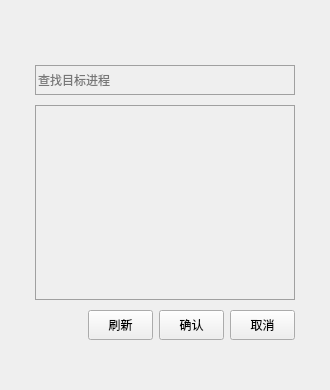
<?xml version="1.0" encoding="UTF-8"?>
<ui version="4.0">
 <class>ProcessFinder</class>
 <widget class="QDialog" name="ProcessFinder">
  <property name="geometry">
   <rect>
    <x>0</x>
    <y>0</y>
    <width>330</width>
    <height>390</height>
   </rect>
  </property>
  <property name="windowTitle">
   <string>ProcessFinder</string>
  </property>
  <property name="styleSheet">
   <string notr="true">QScrollArea {
	border:none;
	background:transparent;
}

QScrollBar:vertical {
	background:transparent;
	padding:0px;
	width:10px;
}

QScrollBar::handle:vertical{
	background:rgba(0,0,0,35);
	border-radius:5px;
	min-height:30px;
}

QScrollBar::handle:vertical:hover,QScrollBar::handle:vertical:pressed {
	background:rgba(0,0,0,75);
}

QScrollBar::add-page:vertical,QScrollBar::sub-page:vertical {
	background:none;
}

QScrollBar::add-line:vertical,QScrollBar::sub-line:vertical {
	background:none;
}

QRadioButton
{
    spacing: 5px;
	font-size:15px;
}

QRadioButton::indicator
{
    width: 16px;
    height: 16px;
}

QRadioButton::indicator:unchecked
{
	image: url(:/AnimismAI/Resource/checkbox-unchecked.png);
}

QRadioButton::indicator:checked
{
	image: url(:/AnimismAI/Resource/checkbox-indeterminate.png);
}

QCheckBox
{
    spacing: 5px;
	font-size:15px;
}

QCheckBox::indicator
{
    width: 16px;
    height: 16px;
}

QCheckBox::indicator:unchecked
{
	image: url(:/AnimismAI/Resource/checkbox-unchecked.png);
}

QCheckBox::indicator:checked
{
	image: url(:/AnimismAI/Resource/checkbox-checked.png);
}

QSpinBox
{
	font-size: 13px;
	border: 1px solid rgb(160,160,160);
	background-color: transparent;
	padding-left: 5px;
	padding-right: 5px;
}

QTextEdit
{
	font-size: 12px;
	border: 1px solid rgb(160,160,160);
	background-color: transparent;
}

QListWidget
{
	font-size: 12px;
	border: 1px solid rgb(160,160,160);
	background-color: transparent;
}

QLineEdit
{
	font-size: 12px;
	border: 1px solid rgb(160,160,160);
	background-color: transparent;
}

QTreeWidget
{
	font-size: 12px;
	border: 1px solid rgb(160,160,160);
	background-color: transparent;
}

QTreeWidget::item 
{
    spacing: 5px;
	font-size:15px;
}

QTreeWidget::indicator
{
    width: 16px;
    height: 16px;
}

QTreeWidget::indicator:unchecked
{
	image: url(:/AnimismAI/Resource/checkbox-unchecked.png);
}

QTreeWidget::indicator:checked
{
	image: url(:/AnimismAI/Resource/checkbox-checked.png);
}

QTreeWidget::indicator:indeterminate
{
	image: url(:/AnimismAI/Resource/checkbox-indeterminate.png);
}

QListWidget
{
	font-size: 12px;
	border: 1px solid rgb(160,160,160);
	background-color: transparent;
}

QLineEdit
{
	font-size: 12px;
	border: 1px solid rgb(160,160,160);
	background-color: transparent;
}

QPushButton{font-size:12px;}</string>
  </property>
  <layout class="QGridLayout" name="gridLayout">
   <property name="leftMargin">
    <number>15</number>
   </property>
   <property name="topMargin">
    <number>15</number>
   </property>
   <property name="rightMargin">
    <number>15</number>
   </property>
   <property name="bottomMargin">
    <number>15</number>
   </property>
   <property name="spacing">
    <number>0</number>
   </property>
   <item row="0" column="0">
    <widget class="QWidget" name="widget_frame" native="true">
     <property name="minimumSize">
      <size>
       <width>300</width>
       <height>360</height>
      </size>
     </property>
     <property name="maximumSize">
      <size>
       <width>300</width>
       <height>360</height>
      </size>
     </property>
     <layout class="QVBoxLayout" name="verticalLayout">
      <property name="spacing">
       <number>0</number>
      </property>
      <property name="leftMargin">
       <number>0</number>
      </property>
      <property name="topMargin">
       <number>0</number>
      </property>
      <property name="rightMargin">
       <number>0</number>
      </property>
      <property name="bottomMargin">
       <number>0</number>
      </property>
      <item>
       <widget class="QWidget" name="widget_app_head" native="true">
        <property name="minimumSize">
         <size>
          <width>0</width>
          <height>50</height>
         </size>
        </property>
        <property name="maximumSize">
         <size>
          <width>16777215</width>
          <height>50</height>
         </size>
        </property>
        <property name="styleSheet">
         <string notr="true"/>
        </property>
        <layout class="QHBoxLayout" name="horizontalLayout">
         <property name="spacing">
          <number>5</number>
         </property>
         <property name="leftMargin">
          <number>10</number>
         </property>
         <property name="topMargin">
          <number>0</number>
         </property>
         <property name="rightMargin">
          <number>7</number>
         </property>
         <property name="bottomMargin">
          <number>0</number>
         </property>
         <item>
          <widget class="QWidget" name="widget_app_icon" native="true">
           <property name="minimumSize">
            <size>
             <width>32</width>
             <height>32</height>
            </size>
           </property>
           <property name="maximumSize">
            <size>
             <width>32</width>
             <height>32</height>
            </size>
           </property>
          </widget>
         </item>
         <item>
          <spacer name="horizontalSpacer">
           <property name="orientation">
            <enum>Qt::Horizontal</enum>
           </property>
           <property name="sizeHint" stdset="0">
            <size>
             <width>727</width>
             <height>20</height>
            </size>
           </property>
          </spacer>
         </item>
         <item>
          <widget class="WinButton" name="pushButton_app_close">
           <property name="minimumSize">
            <size>
             <width>36</width>
             <height>36</height>
            </size>
           </property>
           <property name="maximumSize">
            <size>
             <width>36</width>
             <height>36</height>
            </size>
           </property>
           <property name="cursor">
            <cursorShape>PointingHandCursor</cursorShape>
           </property>
           <property name="focusPolicy">
            <enum>Qt::ClickFocus</enum>
           </property>
           <property name="toolTip">
            <string>关闭</string>
           </property>
           <property name="styleSheet">
            <string notr="true"/>
           </property>
           <property name="text">
            <string/>
           </property>
           <property name="flat">
            <bool>true</bool>
           </property>
          </widget>
         </item>
        </layout>
       </widget>
      </item>
      <item>
       <widget class="QWidget" name="widget_container" native="true">
        <property name="minimumSize">
         <size>
          <width>0</width>
          <height>0</height>
         </size>
        </property>
        <property name="styleSheet">
         <string notr="true"/>
        </property>
        <layout class="QVBoxLayout" name="verticalLayout_2">
         <property name="spacing">
          <number>10</number>
         </property>
         <property name="leftMargin">
          <number>20</number>
         </property>
         <property name="topMargin">
          <number>0</number>
         </property>
         <property name="rightMargin">
          <number>20</number>
         </property>
         <property name="bottomMargin">
          <number>0</number>
         </property>
         <item>
          <widget class="QLineEdit" name="lineEdit_find">
           <property name="minimumSize">
            <size>
             <width>0</width>
             <height>30</height>
            </size>
           </property>
           <property name="maximumSize">
            <size>
             <width>16777215</width>
             <height>30</height>
            </size>
           </property>
           <property name="font">
            <font>
             <family>Microsoft YaHei</family>
             <pointsize>-1</pointsize>
            </font>
           </property>
           <property name="focusPolicy">
            <enum>Qt::StrongFocus</enum>
           </property>
           <property name="frame">
            <bool>false</bool>
           </property>
           <property name="placeholderText">
            <string>查找目标进程</string>
           </property>
           <property name="clearButtonEnabled">
            <bool>true</bool>
           </property>
          </widget>
         </item>
         <item>
          <widget class="QListWidget" name="listWidget_proc">
           <property name="font">
            <font>
             <family>Microsoft YaHei</family>
             <pointsize>-1</pointsize>
            </font>
           </property>
           <property name="horizontalScrollBarPolicy">
            <enum>Qt::ScrollBarAlwaysOff</enum>
           </property>
           <property name="editTriggers">
            <set>QAbstractItemView::NoEditTriggers</set>
           </property>
           <property name="selectionBehavior">
            <enum>QAbstractItemView::SelectRows</enum>
           </property>
           <property name="verticalScrollMode">
            <enum>QAbstractItemView::ScrollPerPixel</enum>
           </property>
           <property name="horizontalScrollMode">
            <enum>QAbstractItemView::ScrollPerPixel</enum>
           </property>
          </widget>
         </item>
         <item>
          <layout class="QHBoxLayout" name="horizontalLayout_2">
           <item>
            <spacer name="horizontalSpacer_3">
             <property name="orientation">
              <enum>Qt::Horizontal</enum>
             </property>
             <property name="sizeHint" stdset="0">
              <size>
               <width>178</width>
               <height>20</height>
              </size>
             </property>
            </spacer>
           </item>
           <item>
            <widget class="IconButton" name="pushButton_refresh">
             <property name="minimumSize">
              <size>
               <width>65</width>
               <height>30</height>
              </size>
             </property>
             <property name="maximumSize">
              <size>
               <width>65</width>
               <height>30</height>
              </size>
             </property>
             <property name="font">
              <font>
               <family>Microsoft YaHei</family>
               <pointsize>-1</pointsize>
              </font>
             </property>
             <property name="cursor">
              <cursorShape>PointingHandCursor</cursorShape>
             </property>
             <property name="styleSheet">
              <string notr="true"/>
             </property>
             <property name="text">
              <string>刷新</string>
             </property>
            </widget>
           </item>
           <item>
            <widget class="IconButton" name="pushButton_submit">
             <property name="minimumSize">
              <size>
               <width>65</width>
               <height>30</height>
              </size>
             </property>
             <property name="maximumSize">
              <size>
               <width>65</width>
               <height>30</height>
              </size>
             </property>
             <property name="font">
              <font>
               <family>Microsoft YaHei</family>
               <pointsize>-1</pointsize>
              </font>
             </property>
             <property name="cursor">
              <cursorShape>PointingHandCursor</cursorShape>
             </property>
             <property name="styleSheet">
              <string notr="true"/>
             </property>
             <property name="text">
              <string>确认</string>
             </property>
            </widget>
           </item>
           <item>
            <widget class="IconButton" name="pushButton_cancel">
             <property name="minimumSize">
              <size>
               <width>65</width>
               <height>30</height>
              </size>
             </property>
             <property name="maximumSize">
              <size>
               <width>65</width>
               <height>30</height>
              </size>
             </property>
             <property name="font">
              <font>
               <family>Microsoft YaHei</family>
               <pointsize>-1</pointsize>
              </font>
             </property>
             <property name="cursor">
              <cursorShape>PointingHandCursor</cursorShape>
             </property>
             <property name="styleSheet">
              <string notr="true"/>
             </property>
             <property name="text">
              <string>取消</string>
             </property>
            </widget>
           </item>
          </layout>
         </item>
        </layout>
       </widget>
      </item>
      <item>
       <widget class="StatusBar" name="widget_app_status" native="true">
        <property name="minimumSize">
         <size>
          <width>0</width>
          <height>35</height>
         </size>
        </property>
        <property name="maximumSize">
         <size>
          <width>16777215</width>
          <height>35</height>
         </size>
        </property>
       </widget>
      </item>
     </layout>
    </widget>
   </item>
  </layout>
 </widget>
 <layoutdefault spacing="6" margin="11"/>
 <customwidgets>
  <customwidget>
   <class>WinButton</class>
   <extends>QPushButton</extends>
   <header>WinButton.h</header>
  </customwidget>
  <customwidget>
   <class>StatusBar</class>
   <extends>QWidget</extends>
   <header>StatusBar.h</header>
   <container>1</container>
  </customwidget>
  <customwidget>
   <class>IconButton</class>
   <extends>QPushButton</extends>
   <header>IconButton.h</header>
  </customwidget>
 </customwidgets>
 <resources/>
 <connections/>
</ui>
